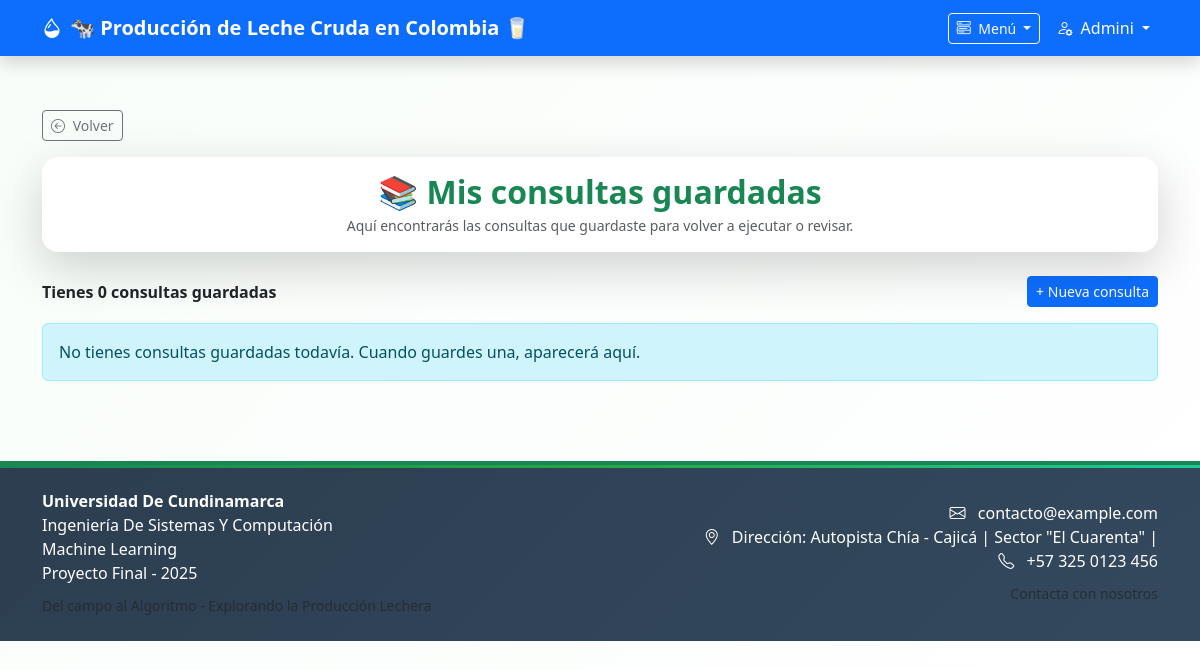
Page /mis-consultas (signed in) on the earlier database version.
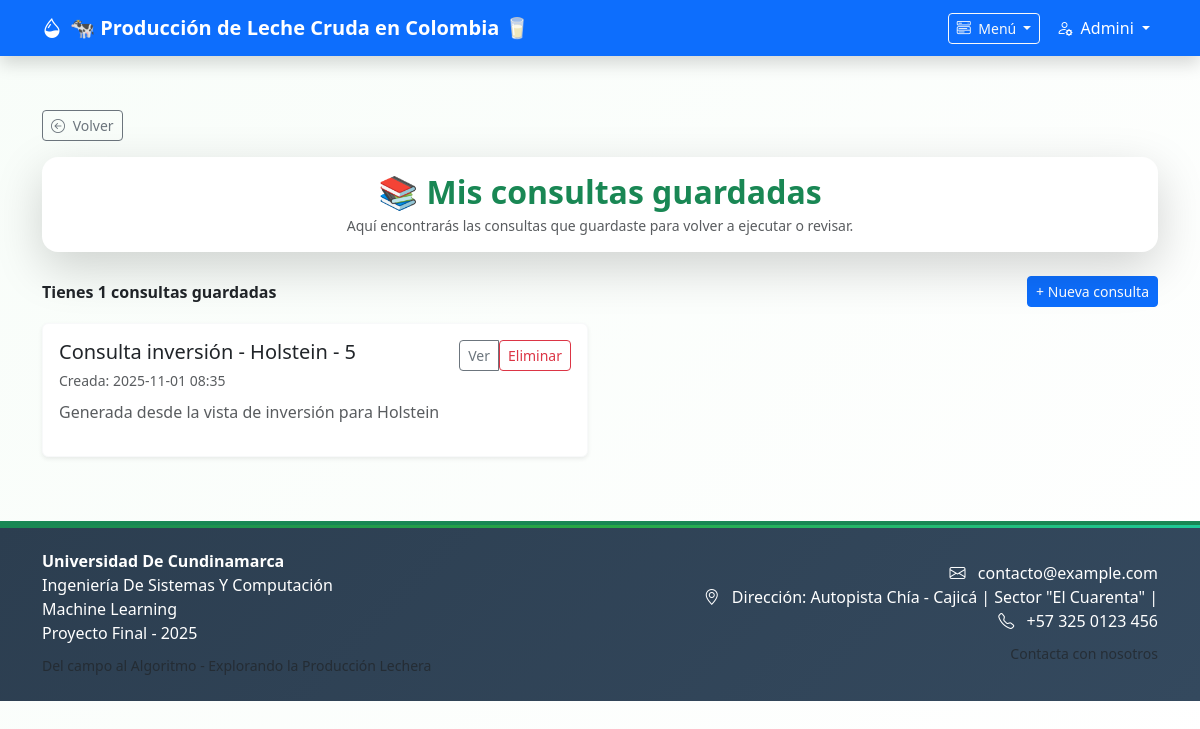
Same page on the later database version.
### models.py (models this page shows, shortened)
class User(db.Model, UserMixin):
    __tablename__ = 'blog_user'
    """Modelo de usuario.

    Campos principales: id, name, email, password, is_admin.
    Métodos: set_password, check_password, save, y selectores estáticos.
    """
    id = db.Column(db.Integer, primary_key=True)
    name = db.Column(db.String(80), nullable=False)
    email = db.Column(db.String(256), unique=True, nullable=False)
    password = db.Column(db.String(128), nullable=False)
    is_admin = db.Column(db.Boolean, default=False)
    def set_password(self, password):
        """Hashea y almacena la contraseña provista.

        Nota: utiliza `werkzeug.security.generate_password_hash`.
        """
        self.password = generate_password_hash(password)
    def check_password(self, password):
        """Comprueba que `password` coincida con el hash almacenado.

        Devuelve True si coinciden, False en caso contrario.
        """
        return check_password_hash(self.password, password)
    def save(self):
        """Guarda (insert/commit) el objeto en la base de datos.

        Añade el objeto a la sesión si es nuevo y realiza commit. No
        devuelve valor; si falla lanzará excepción del ORM.
        """
        if not self.id:
            db.session.add(self)
        db.session.commit()

class Consulta(db.Model):
    __tablename__ = 'consultas'
    """Modelo para consultas de inversión guardadas por usuarios.

    `query_text` almacena el JSON de la solicitud y `summary` guarda
    metadatos/estimaciones precalculadas como JSON en texto.
    """
    id = db.Column(db.Integer, primary_key=True)
    user_id = db.Column(db.Integer, db.ForeignKey('blog_user.id'), nullable=False)
    titulo = db.Column(db.String(200), nullable=False)
    descripcion = db.Column(db.Text, nullable=True)
    query_text = db.Column(db.Text, nullable=True)
    summary = db.Column(db.Text, nullable=True)
    created_at = db.Column(db.DateTime, server_default=db.func.now())
    updated_at = db.Column(db.DateTime, server_default=db.func.now(), onupdate=db.func.now())
    user = db.relationship('User', backref=db.backref('consultas', lazy='dynamic'))

### perfil.py (the view)
@perfil_bp.route('/mis-consultas')
@login_required
def mis_consultas():
    consultas_guardadas = Consulta.query.filter_by(user_id=current_user.id).order_by(Consulta.created_at.desc()).all()
    return render_template('mis_consultas.html', consultas=consultas_guardadas)

### app.py (called while the page is built, shortened)
def format_colombia(value, fmt="%Y-%m-%d %H:%M"):
    if not value:
        return ''
    try:
        tz_target = pytz.timezone('America/Bogota')
        if value.tzinfo is None or value.tzinfo.utcoffset(value) is None:
            value = pytz.UTC.localize(value)
        local = value.astimezone(tz_target)
        return local.strftime(fmt)
    except Exception:
        try:
            return value.strftime(fmt)
        except Exception:
            return str(value)

@login_manager.user_loader
def load_user(user_id):
    return User.query.get(int(user_id))

@app.before_request
def session_timeout_handler():
    try:
        if 'usuario' not in session and not current_user.is_authenticated:
            return None
    except Exception:
        return None
    last = session.get('last_activity')
    now_ts = datetime.utcnow().timestamp()
    if last:
        elapsed = now_ts - float(last)
    session['last_activity'] = now_ts

### templates/mis_consultas.html (shortened to what this page needs)
{% extends "base.html" %}
{% block content %}
<div class="card shadow-lg border-0 mb-4 rounded-4">
  <div class="card-body text-center py-3">
    <h2 class="fw-bold text-success mb-1">📚 Mis consultas guardadas</h2>
    <p class="text-muted small mb-0">Aquí encontrarás las consultas que guardaste para volver a ejecutar o revisar.</p>
  </div>
</div>
<div class="d-flex justify-content-between align-items-center mb-3">
  <div>
    <strong>Tienes {{ consultas|length }} consultas guardadas</strong>
  </div>
  <div>
    <a href="{{ url_for('inversion.inversion') }}" class="btn btn-sm btn-primary">+ Nueva consulta</a>
  </div>
</div>
{% if consultas and consultas|length > 0 %}
  <div class="row gy-3">
    {% for c in consultas %}
      <div class="col-md-6">
        <div class="card shadow-sm h-100 border-light">
          <div class="card-body d-flex flex-column">
            <div class="d-flex justify-content-between align-items-start mb-2">
              <div>
                <h5 class="card-title mb-1">{{ c.titulo }}</h5>
                <small class="text-muted">Creada: {{ c.created_at | format_colombia('%Y-%m-%d %H:%M') if c.created_at else '' }}</small>
              </div>
              <div class="btn-group">
                <a href="{{ url_for('perfil.ver_consulta', cid=c.id) }}" class="btn btn-sm btn-outline-secondary">Ver</a>
                <form method="POST" action="{{ url_for('perfil.eliminar_consulta', cid=c.id) }}" style="display:inline;">
                  <button type="submit" class="btn btn-sm btn-outline-danger" onclick="return confirm('¿Eliminar esta consulta?');">Eliminar</button>
                </form>
              </div>
            </div>
            <p class="card-text text-muted mb-3" style="flex:1">{{ c.descripcion or 'Sin descripción' }}</p>
          </div>
        </div>
      </div>
    {% endfor %}
  </div>
{% else %}
  <div class="alert alert-info">No tienes consultas guardadas todavía. Cuando guardes una, aparecerá aquí.</div>
{% endif %}
{% endblock %}

### templates/base.html (shortened to what this page needs)
<!DOCTYPE html>
<html lang="es">
<head>
    <link href="https://cdn.jsdelivr.net/npm/bootstrap@5.3.2/dist/css/bootstrap.min.css" rel="stylesheet">
    <link rel="stylesheet" href="https://cdn.jsdelivr.net/npm/bootstrap-icons/font/bootstrap-icons.css">
    <link rel="stylesheet" href="{{ url_for('static', filename='style.css') }}">
</head>
<body style="padding-top: 70px;">
    <nav class="navbar navbar-expand-lg navbar-dark bg-primary fixed-top shadow">
        <div class="container">
            <a class="navbar-brand navbar-brand-custom" href="{{ url_for('inicio') }}" data-bs-toggle="tooltip" data-bs-title="Página de inicio">
                <i class="bi bi-droplet-half me-2"></i>🐄 <strong>Producción de Leche Cruda en Colombia</strong> 🥛
            </a>
            <div class="collapse navbar-collapse" id="navbarNav">
                <div class="navbar-nav ms-auto d-flex align-items-center">
                    <div class="nav-item dropdown me-2">
                        <a class="btn btn-outline-light btn-sm dropdown-toggle" href="#" role="button" data-bs-toggle="dropdown" aria-expanded="false">
                            <i class="bi bi-menu-button-wide me-1"></i> Menú
                        </a>
                    </div>
                    {% if 'usuario' in session %}
                        <div class="nav-item dropdown">
                            <a class="nav-link dropdown-toggle text-white" href="#" role="button" data-bs-toggle="dropdown" data-bs-title="Menú de usuario">
                                <i class="bi bi-person-gear me-1"></i> {{ session['usuario'] }}
                            </a>
                        </div>
                    {% endif %}
                </div>
            </div>
        </div>
    </nav>
    <main class="container mt-4 py-3">
        {% if request.path != url_for('inicio') %}
            <div class="mb-3">
                <button type="button" id="btn-volver" class="btn btn-outline-secondary btn-sm">
                    <i class="bi bi-arrow-left-circle me-1"></i> Volver
                </button>
            </div>
        {% endif %}
        {% block content %}{% endblock %}
    </main>
    <footer class="bg-dark text-white py-4 mt-5">
        <div class="container">
            <div class="row align-items-center">
                <div class="col-md-6">
                    <ul class="list-unstyled mb-2">
                        <li><strong>Universidad De Cundinamarca</strong></li>
                        <li>Ingeniería De Sistemas Y Computación</li>
                        <li>Machine Learning</li>
                        <li>Proyecto Final - 2025</li>
                    </ul>
                    <small class="text-muted">Del campo al Algoritmo - Explorando la Producción Lechera</small>
                </div>
                <div class="col-md-6 text-md-end">
                    <ul class="list-unstyled mb-2">
                        <li>
                            <i class="bi bi-envelope me-2"></i>
                            <a href="mailto:contacto@example.com" class="text-white text-decoration-none">
                                contacto@example.com
                            </a>
                        </li>
                        <li>
                            <i class="bi bi-geo-alt me-2"></i>
                            Dirección: Autopista Chía - Cajicá | Sector "El Cuarenta" |
                        </li>
                        <li>
                            <i class="bi bi-telephone me-2"></i>
                            <a href="tel:+573250123456" class="text-white text-decoration-none">
                                +57 325 0123 456
                            </a>
                        </li>
                    </ul>
                    <small class="text-muted">Contacta con nosotros</small>
                </div>
            </div>
        </div>
    </footer>
</body>
</html>

### static/style.css (style rules this page uses)
:root { --verde-principal: #10684b; --verde-secundario: #198754; --verde-claro: #e6f4ea; --verde-pastel: #e9f5ee; --sombra-verde: rgba(16, 104, 75, 0.1); --gris-texto: #444444; }
body { font-family: 'Segoe UI', system-ui, -apple-system, sans-serif; background: linear-gradient(135deg, #f8fdf9 0%, #ffffff 100%); min-height: 100vh; }
footer { border-top: 4px solid var(--verde-secundario); background: linear-gradient(135deg, #2c3e50 0%, #34495e 100%); position: relative; }
footer::before { content: ""; position: absolute; top: 0; left: 0; right: 0; height: 3px; background: linear-gradient(90deg, var(--verde-secundario), #28a745, #20c997); }

Differences in the rows shown:
added Consulta: titulo "Consulta inversión - Holstein - 5", created_at "2025-11-01 08:35", descripcion "Generada desde la vista de inversión para Holstein"
Other differences:
{{ consultas|length }}: "0" → "1"
text no longer shown: "No tienes consultas guardadas todavía. Cuando guardes una, aparecerá aquí."
